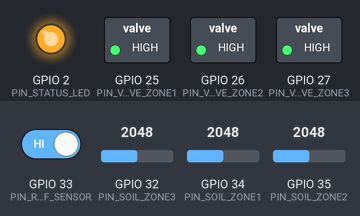
This sketch was run on a simulated ESP32. Shown: switched loads named in the sketch (green lamp = pin HIGH), output pins drawn as LEDs (lit = HIGH). The inputs (shaded band) are chosen by the test bench; at power-on: GPIO 32 (PIN_SOIL_ZONE3) = 2048, GPIO 34 (PIN_SOIL_ZONE1) = 2048, GPIO 35 (PIN_SOIL_ZONE2) = 2048, GPIO 33 (PIN_RUNOFF_SENSOR) HIGH. WiFi joins after 1.5 s; servers stay silent unless stated; uploads are accepted with an empty reply; what the sketch prints to the serial monitor is not drawn.

Above: at 3.7 s.
3.8 s: GPIO 32 (PIN_SOIL_ZONE3) set to 2495
5.3 s: GPIO 32 (PIN_SOIL_ZONE3) set to 2598
At 6.6 s:
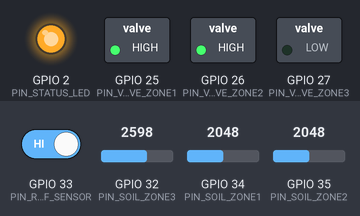
7.8 s: GPIO 34 (PIN_SOIL_ZONE1) set to 2511
9.3 s: GPIO 34 (PIN_SOIL_ZONE1) set to 2598
At 10.6 s:
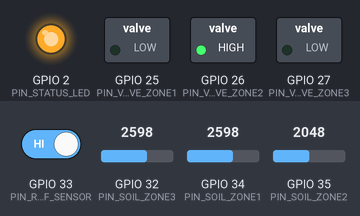
10.9 s: GPIO 35 (PIN_SOIL_ZONE2) set to 2518
12.5 s: GPIO 35 (PIN_SOIL_ZONE2) set to 2588
At 13.9 s:
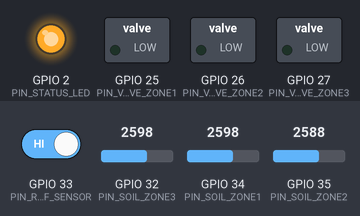
Timing chart, 0 to 15.2 s (numbered marks = the images above; inputs shaded):
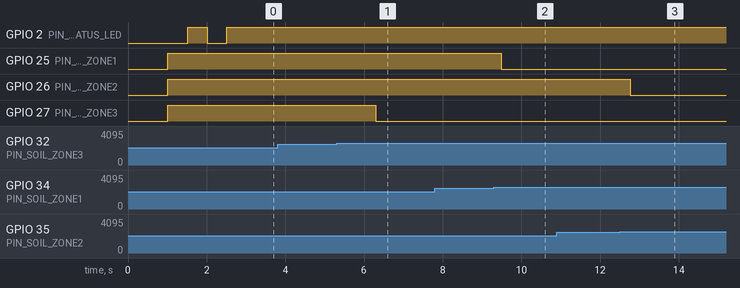

Measured:
- the behaviour switches between 2552 and 2553 on GPIO 32 (PIN_SOIL_ZONE3) (found by bisection; images 0 and 1)
- the behaviour switches between 2552 and 2553 on GPIO 34 (PIN_SOIL_ZONE1) (found by bisection; images 1 and 2)
- the behaviour switches between 2552 and 2553 on GPIO 35 (PIN_SOIL_ZONE2) (found by bisection; images 2 and 3)
- after the input at 3.8 s, every drawn part: stays the same
- after the input at 5.3 s, GPIO 27 (PIN_VALVE_ZONE3): HIGH → LOW after 1.0 s
- after the input at 7.8 s, every drawn part: stays the same
- after the input at 9.3 s, GPIO 25 (PIN_VALVE_ZONE1): HIGH → LOW after 0.18 s
- after the input at 10.9 s, every drawn part: stays the same
- after the input at 12.5 s, GPIO 26 (PIN_VALVE_ZONE2): HIGH → LOW after 0.26 s

The sketch:

esp32_smartslope.ino
```cpp
/**
 * SmartSlope - ESP32 Sloping Arecanut Plantation Irrigation Controller
 *
 * Hardware Specs:
 * - Microcontroller: ESP32 DevKit v1 (38-pin or 30-pin)
 * - Soil Sensors: 3x Capacitive Soil Moisture Sensors v1.2 / v2.0 (GPIO 34, 35, 32)
 * - Runoff Sensor: Optical / Rain Surface Runoff Sensor or Flow Switch (GPIO 33)
 * - Relays: 3-Channel 5V/12V Relay Module controlling 12V DC Solenoid Valves (GPIO 25, 26, 27)
 * - Status LED: GPIO 2 (Heartbeat / WiFi Status)
 *
 * Safety Critical Local Features:
 * - Autonomous moisture threshold monitoring (operates even if WiFi/Cloud drops)
 * - Instant hardware runoff interlock: Shuts Zone valves within 50ms upon runoff detection
 * - Max duration safety timeout (auto-closes valve if left running > 45 minutes)
 * - REST API telemetry reporting to SmartSlope backend (POST /api/telemetry)
 * - Polling command queue from backend (GET /api/control/:landId)
 */

#include <WiFi.h>
#include <HTTPClient.h>
#include <ArduinoJson.h>

// --- Configuration Constants ---
const char* WIFI_SSID     = "Your_Orchard_WiFi";
const char* WIFI_PASSWORD = "Your_WiFi_Password";
const char* BACKEND_URL   = "http://192.168.1.100:3000/api"; // Replace with your SmartSlope server IP
const char* LAND_ID       = "land-1";                         // Matches registered Land ID
const char* API_KEY       = "smartslope_secure_token_9841";   // Authenticated token

// Pin Definitions
#define PIN_SOIL_ZONE1    34  // Analog ADC1_CH6 (Upper Slope Soil Sensor)
#define PIN_SOIL_ZONE2    35  // Analog ADC1_CH7 (Middle Slope Soil Sensor)
#define PIN_SOIL_ZONE3    32  // Analog ADC1_CH4 (Lower Slope Soil Sensor)
#define PIN_RUNOFF_SENSOR 33  // Digital Input with Pullup (Runoff Surface Sensor)

#define PIN_VALVE_ZONE1   25  // Relay 1 (Zone 1 Upper Valve)
#define PIN_VALVE_ZONE2   26  // Relay 2 (Zone 2 Middle Valve)
#define PIN_VALVE_ZONE3   27  // Relay 3 (Zone 3 Lower Valve)
#define PIN_STATUS_LED     2  // Onboard LED

// Soil Calibration Constants (Capacitive v1.2)
// Air reading (dry) ~ 3200 ADC, Submerged in water (wet) ~ 1400 ADC
const int AIR_VALUE   = 3200;
const int WATER_VALUE = 1400;

// Autonomous Failsafe Thresholds (Operates offline)
const int DRY_START_THRESHOLD   = 35; // % moisture to auto-start valve
const int TARGET_STOP_THRESHOLD  = 55; // % moisture to auto-stop valve
const unsigned long MAX_RUN_TIME_MS = 45UL * 60UL * 1000UL; // 45 minutes max safety cutoff

// State Tracking
struct ZoneState {
  const char* id;
  const char* name;
  int pinSensor;
  int pinValve;
  int moisturePercent;
  bool valveOpen;
  bool isRunning;
  bool runoffTriggered;
  unsigned long irrigationStartTime;
};

ZoneState zones[3] = {
  { "zone-1", "Zone 1 – Upper Slope", PIN_SOIL_ZONE1, PIN_VALVE_ZONE1, 30, false, false, false, 0 },
  { "zone-2", "Zone 2 – Middle Slope", PIN_SOIL_ZONE2, PIN_VALVE_ZONE2, 45, false, false, false, 0 },
  { "zone-3", "Zone 3 – Lower Slope", PIN_SOIL_ZONE3, PIN_VALVE_ZONE3, 60, false, false, false, 0 }
};

unsigned long lastTelemetryTime = 0;
const unsigned long TELEMETRY_INTERVAL_MS = 5000; // 5 seconds report interval

// Function Declarations
int readMoisture(int pin);
void controlValve(int zoneIndex, bool openValve);
void sendTelemetry(int zoneIndex);
void pollBackendCommands();
void checkLocalSafetyRules();

void setup() {
  Serial.begin(115200);
  delay(1000);
  Serial.println("\n==========================================");
  Serial.println("SmartSlope ESP32 Plantation Controller Initializing...");
  Serial.println("Target: Sloping Arecanut Orchard 3-Zone Drip");
  Serial.println("==========================================");

  // Pin Modes
  pinMode(PIN_SOIL_ZONE1, INPUT);
  pinMode(PIN_SOIL_ZONE2, INPUT);
  pinMode(PIN_SOIL_ZONE3, INPUT);
  pinMode(PIN_RUNOFF_SENSOR, INPUT_PULLUP);
  pinMode(PIN_STATUS_LED, OUTPUT);

  // Active-LOW Relays are typical; ensure valves start safely CLOSED
  pinMode(PIN_VALVE_ZONE1, OUTPUT);
  pinMode(PIN_VALVE_ZONE2, OUTPUT);
  pinMode(PIN_VALVE_ZONE3, OUTPUT);
  digitalWrite(PIN_VALVE_ZONE1, HIGH); // Closed
  digitalWrite(PIN_VALVE_ZONE2, HIGH); // Closed
  digitalWrite(PIN_VALVE_ZONE3, HIGH); // Closed

  // Connect to Orchard Wi-Fi
  WiFi.mode(WIFI_STA);
  WiFi.begin(WIFI_SSID, WIFI_PASSWORD);
  Serial.print("Connecting to Wi-Fi");
  int attempts = 0;
  while (WiFi.status() != WL_CONNECTED && attempts < 20) {
    delay(500);
    Serial.print(".");
    digitalWrite(PIN_STATUS_LED, !digitalRead(PIN_STATUS_LED));
    attempts++;
  }

  if (WiFi.status() == WL_CONNECTED) {
    Serial.println("\n[Wi-Fi Connected!]");
    Serial.print("IP Address: ");
    Serial.println(WiFi.localIP());
    digitalWrite(PIN_STATUS_LED, HIGH);
  } else {
    Serial.println("\n[Wi-Fi Unavailable - Autonomous Local Mode Engaged]");
    digitalWrite(PIN_STATUS_LED, LOW);
  }
}

void loop() {
  // 1. Read Soil Sensors & Runoff Sensor
  bool runoffDetected = (digitalRead(PIN_RUNOFF_SENSOR) == LOW); // Active Low sensor

  for (int i = 0; i < 3; i++) {
    zones[i].moisturePercent = readMoisture(zones[i].pinSensor);
    zones[i].runoffTriggered = runoffDetected;
  }

  // 2. Local Safety Checks (Autonomous Failsafe Rules)
  checkLocalSafetyRules();

  // 3. Periodic Telemetry and Command Polling
  if (millis() - lastTelemetryTime >= TELEMETRY_INTERVAL_MS) {
    lastTelemetryTime = millis();

    if (WiFi.status() == WL_CONNECTED) {
      digitalWrite(PIN_STATUS_LED, HIGH);
      // Send telemetry for all 3 zones
      for (int i = 0; i < 3; i++) {
        sendTelemetry(i);
      }
      // Poll command queue from backend
      pollBackendCommands();
    } else {
      digitalWrite(PIN_STATUS_LED, LOW);
    }
  }

  delay(200);
}

/**
 * Read and calibrate analog capacitive soil moisture
 */
int readMoisture(int pin) {
  long sum = 0;
  for (int i = 0; i < 10; i++) {
    sum += analogRead(pin);
    delay(5);
  }
  int raw = sum / 10;
  int percentage = map(raw, AIR_VALUE, WATER_VALUE, 0, 100);
  return constrain(percentage, 0, 100);
}

/**
 * Actuate Solenoid Valve via Relay
 */
void controlValve(int zoneIndex, bool openValve) {
  if (zoneIndex < 0 || zoneIndex >= 3) return;

  // Active-LOW relay logic: LOW = Relay energizes (Valve Opens), HIGH = Closed
  if (openValve) {
    // Safety check: Never open if runoff is active
    if (zones[zoneIndex].runoffTriggered) {
      Serial.printf("[SAFETY BLOCK] Cannot open %s: Runoff detected on slope!\n", zones[zoneIndex].name);
      return;
    }
    digitalWrite(zones[zoneIndex].pinValve, LOW); // Energize relay
    zones[zoneIndex].valveOpen = true;
    zones[zoneIndex].isRunning = true;
    zones[zoneIndex].irrigationStartTime = millis();
    Serial.printf("[VALVE OPEN] %s started watering.\n", zones[zoneIndex].name);
  } else {
    digitalWrite(zones[zoneIndex].pinValve, HIGH); // De-energize relay
    zones[zoneIndex].valveOpen = false;
    zones[zoneIndex].isRunning = false;
    zones[zoneIndex].irrigationStartTime = 0;
    Serial.printf("[VALVE CLOSED] %s stopped.\n", zones[zoneIndex].name);
  }
}

/**
 * Autonomous Local Safety Interlocks (Runs on ESP32 without relying on server)
 */
void checkLocalSafetyRules() {
  for (int i = 0; i < 3; i++) {
    // A. Runoff Emergency Cutoff: If surface runoff detected, pause valve instantly!
    if (zones[i].runoffTriggered && zones[i].valveOpen) {
      Serial.printf("[CRITICAL INTERLOCK] Runoff detected! Shutting %s valve immediately to stop erosion.\n", zones[i].name);
      controlValve(i, false);
    }

    // B. Max Duration Cutoff (Safeguard against broken pipe or stuck relay)
    if (zones[i].valveOpen && (millis() - zones[i].irrigationStartTime > MAX_RUN_TIME_MS)) {
      Serial.printf("[TIMEOUT SAFETY] %s exceeded 45 mins. Closing valve.\n", zones[i].name);
      controlValve(i, false);
    }

    // C. Autonomous Moisture Threshold Control (Local Auto Mode)
    if (!zones[i].runoffTriggered) {
      // Auto-start when soil dries below configured threshold
      if (zones[i].moisturePercent <= DRY_START_THRESHOLD && !zones[i].valveOpen) {
        Serial.printf("[AUTO LOCAL START] %s moisture dropped to %d%%. Opening valve.\n", zones[i].name, zones[i].moisturePercent);
        controlValve(i, true);
      }
      // Auto-stop when target moisture achieved
      else if (zones[i].moisturePercent >= TARGET_STOP_THRESHOLD && zones[i].valveOpen) {
        Serial.printf("[AUTO LOCAL STOP] %s reached %d%% target. Closing valve.\n", zones[i].name, zones[i].moisturePercent);
        controlValve(i, false);
      }
    }
  }
}

/**
 * Post sensor readings to SmartSlope Backend REST API
 */
void sendTelemetry(int zoneIndex) {
  HTTPClient http;
  String endpoint = String(BACKEND_URL) + "/telemetry";
  http.begin(endpoint);
  http.addHeader("Content-Type", "application/json");
  http.addHeader("X-API-Key", API_KEY);

  StaticJsonDocument<256> doc;
  doc["landId"] = LAND_ID;
  doc["zoneId"] = zones[zoneIndex].id;
  doc["moisture"] = zones[zoneIndex].moisturePercent;
  doc["runoffDetected"] = zones[zoneIndex].runoffTriggered;
  doc["soilTemp"] = 26.8;
  doc["flowRateLpm"] = zones[zoneIndex].valveOpen ? 12.5 : 0.0;
  doc["batteryVoltage"] = 12.4;

  String jsonPayload;
  serializeJson(doc, jsonPayload);

  int httpCode = http.POST(jsonPayload);
  if (httpCode > 0) {
    // Serial.printf("Telemetry Z%d code: %d\n", zoneIndex+1, httpCode);
  } else {
    // Serial.printf("Telemetry failed: %s\n", http.errorToString(httpCode).c_str());
  }
  http.end();
}

/**
 * Poll valve commands queued from SmartSlope Farmer Dashboard
 */
void pollBackendCommands() {
  HTTPClient http;
  String endpoint = String(BACKEND_URL) + "/control/" + String(LAND_ID);
  http.begin(endpoint);
  http.addHeader("X-API-Key", API_KEY);

  int httpCode = http.GET();
  if (httpCode == HTTP_CODE_OK) {
    String response = http.getString();
    StaticJsonDocument<1024> doc;
    DeserializationError error = deserializeJson(doc, response);

    if (!error) {
      JsonArray commands = doc["commands"];
      for (JsonObject cmd : commands) {
        const char* zoneId = cmd["zoneId"];
        const char* action = cmd["action"];

        int zoneIndex = -1;
        if (strcmp(zoneId, "zone-1") == 0) zoneIndex = 0;
        else if (strcmp(zoneId, "zone-2") == 0) zoneIndex = 1;
        else if (strcmp(zoneId, "zone-3") == 0) zoneIndex = 2;

        if (zoneIndex != -1) {
          if (strcmp(action, "start") == 0) {
            controlValve(zoneIndex, true);
          } else if (strcmp(action, "stop") == 0 || strcmp(action, "pause") == 0) {
            controlValve(zoneIndex, false);
          }
        }
      }
    }
  }
  http.end();
}
```
